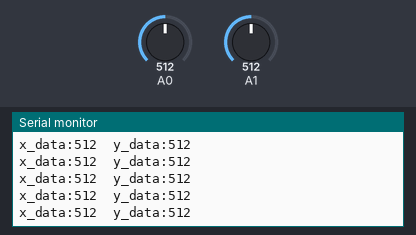
The sketch below on a simulated Arduino Uno, built with avr-gcc and run on an emulated ATmega328P. Shown: the last lines printed to the serial monitor. The test bench sets the inputs (shaded band); at power-on: A0 = 512, A1 = 512.

Above: at 1.2 s.
1.3 s: A0 set to 716
At 1.31 s:
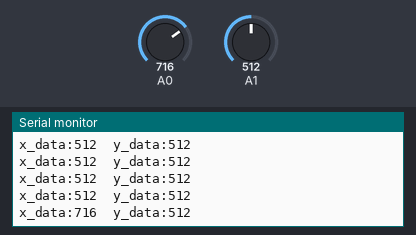
2.8 s: A1 set to 716
At 2.82 s:
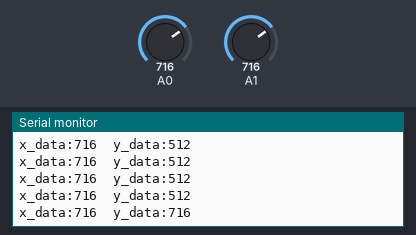
4.3 s: A0 set to 900
At 4.33 s:
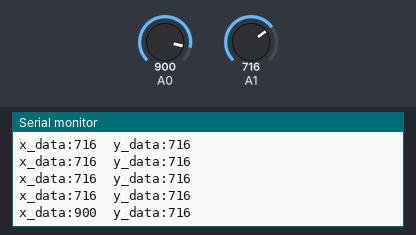
5.8 s: A1 set to 900
At 5.84 s:
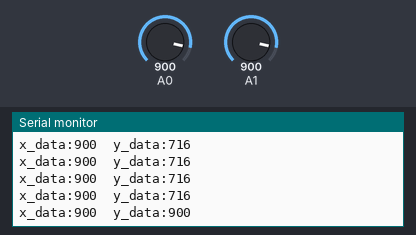
Timing chart, 0 to 8.3 s (numbered marks = the images above; inputs shaded):
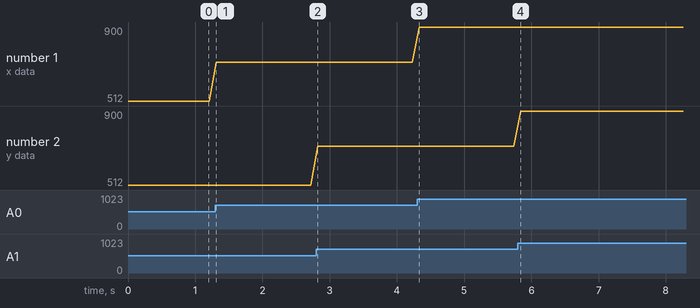

Measured:
- after the input at 1.3 s, the serial monitor: prints a new line at once (image 1)
- after the input at 2.8 s, the serial monitor: prints a new line at once (image 2)
- after the input at 4.3 s, the serial monitor: prints a new line at once (image 3)
- after the input at 5.8 s, the serial monitor: prints a new line at once (image 4)
- plotted number 1: 512 → 716 after the input at 1.3 s, 716 → 900 after the input at 4.3 s

The sketch:

Joystick.ino
```cpp
int x_pin = A3;
int y_pin = A4;
void setup() {
  // put your setup code here, to run once:
pinMode(A0, INPUT);
pinMode(A1, INPUT);
Serial.begin(9600);
}
void loop() {
  // put your main code here, to run repeatedly:
int x_data = analogRead(A0);
int y_data = analogRead(A1);
Serial.print("x_data:");
Serial.print(x_data);
Serial.print("\t");
Serial.print("y_data:");
Serial.println(y_data);
delay(100);
}
```
